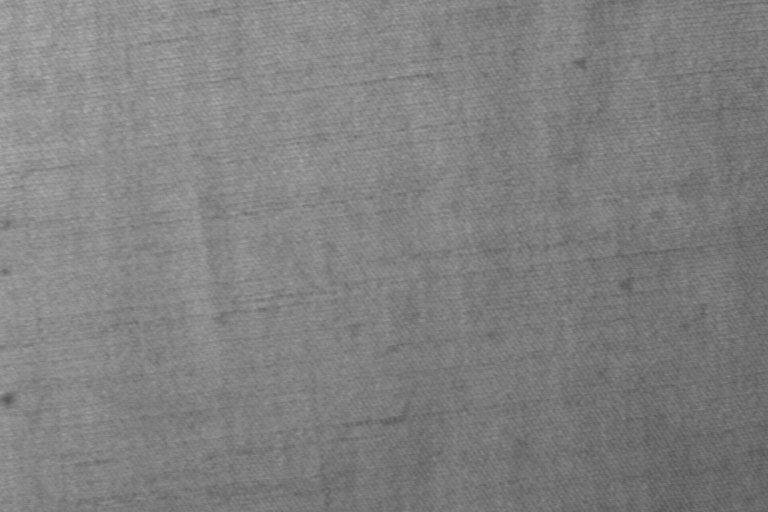
#> input picture imgs/A/c1r1e0n1.png, 768 x 512 px, given in place of c1r1e0n1.tif, which was not available
$ jupyter execute --allow-errors Groga.ipynb   (text cells are left out)
#> lines starting #> are read from the running program, lines starting #| are printed output that depends on the picture; pictures that were not available may be replaced by others from this repository, and a replacement may not be noted
[cell 1]
import cv2
import matplotlib.pyplot as plt
import pandas as pd

[cell 2]
print("C1")

print("r1")
image = cv2.imread("DATASET/A1/c1/r1/images/e0/c1r1e0n1.tif")
#> image is the input picture: shape (512, 768, 3); min 86, max 174, mean 128.5
plt.imshow(image)
plt.show()
print("r3")
image = cv2.imread("DATASET/A1/c1/r3/images/e0/c1r3e0n1.tif")
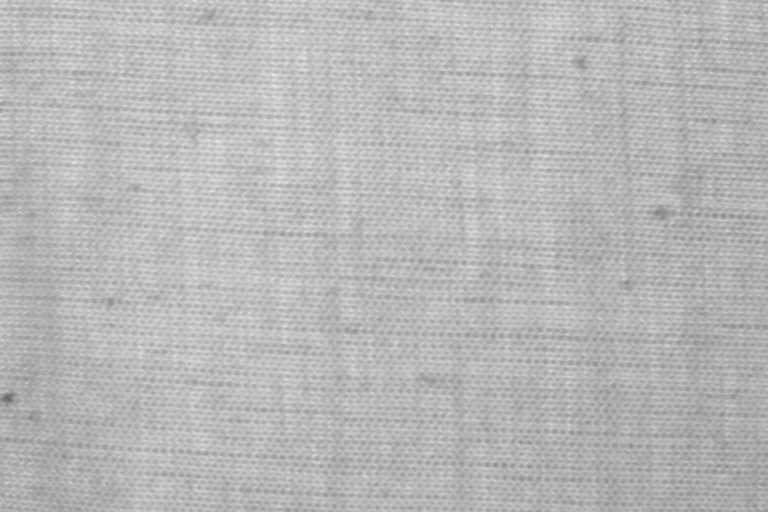
#> input picture imgs/A/c1r3e0n1.png, 768 x 512 px, given in place of c1r3e0n1.tif, which was not available
#> image is the input picture: shape (512, 768, 3); min 100, max 232, mean 183.9
plt.imshow(image)
plt.show()

print("C2")
print("r2")
image = cv2.imread("DATASET/A1/c2/r2/images/e0/c2r2e0n1.tif")
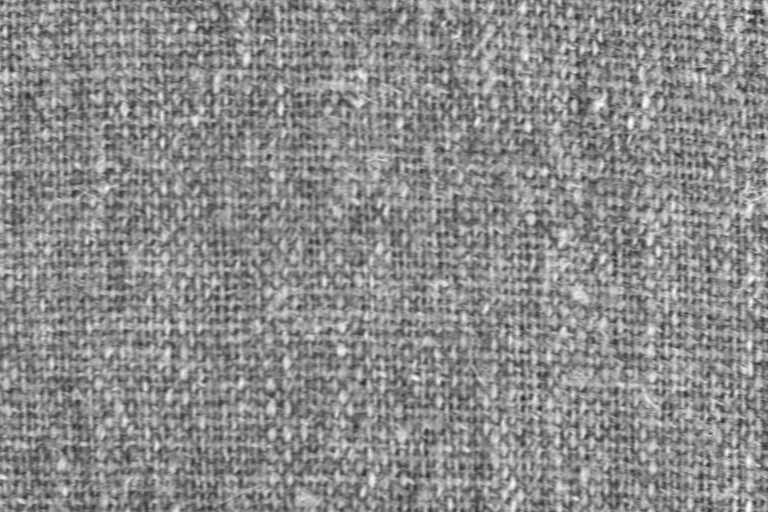
#> input picture imgs/A/c2r2e0n1.png, 768 x 512 px, given in place of c2r2e0n1.tif, which was not available
#> image is the input picture: shape (512, 768, 3); min 41, max 255, mean 139.2
plt.imshow(image)
plt.show()
print("r3")
image = cv2.imread("DATASET/A1/c2/r3/images/e0/c2r3e0n1.tif")
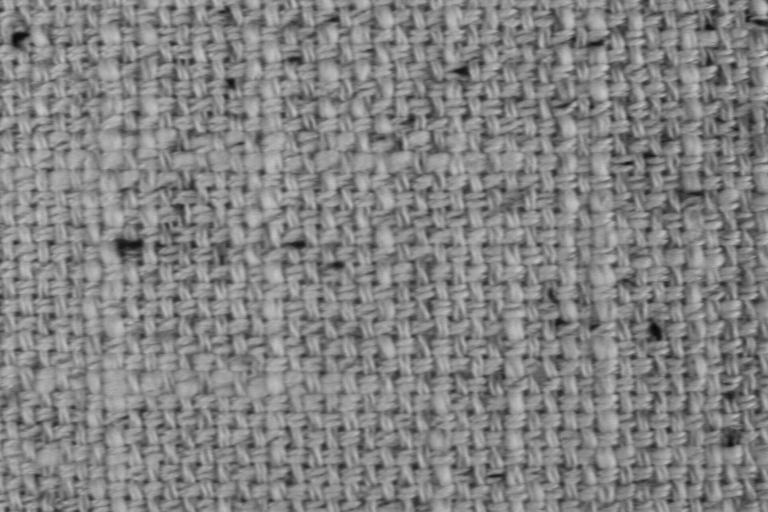
#> input picture imgs/A/c2r3e0n1.png, 768 x 512 px, given in place of c2r3e0n1.tif, which was not available
#> image is the input picture: shape (512, 768, 3); min 10, max 200, mean 130.9
plt.imshow(image)
plt.show()

print("C3")
print("r1")
image = cv2.imread("DATASET/A1/c3/r1/images/e0/c3r1e0n1.tif")
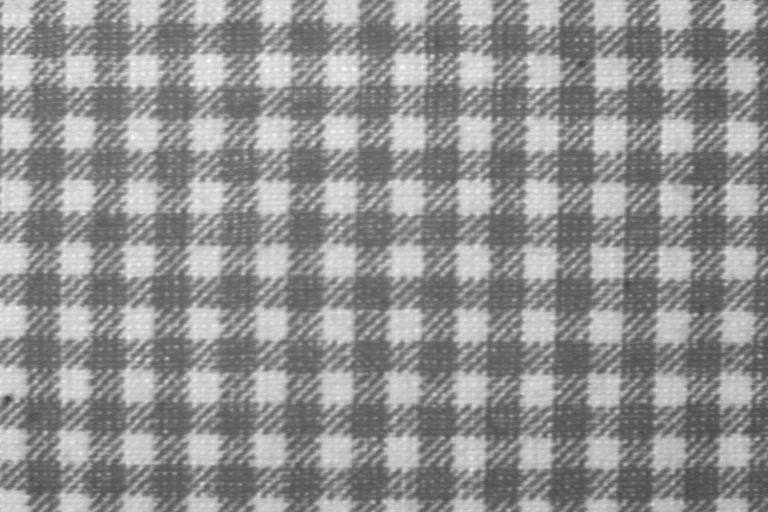
#> input picture imgs/A/c3r1e0n1.png, 768 x 512 px, given in place of c3r1e0n1.tif, which was not available
#> image is the input picture: shape (512, 768, 3); min 64, max 250, mean 145
plt.imshow(image)
plt.show()
print("r3")
image = cv2.imread("DATASET/A1/c3/r3/images/e0/c3r3e0n1.tif")
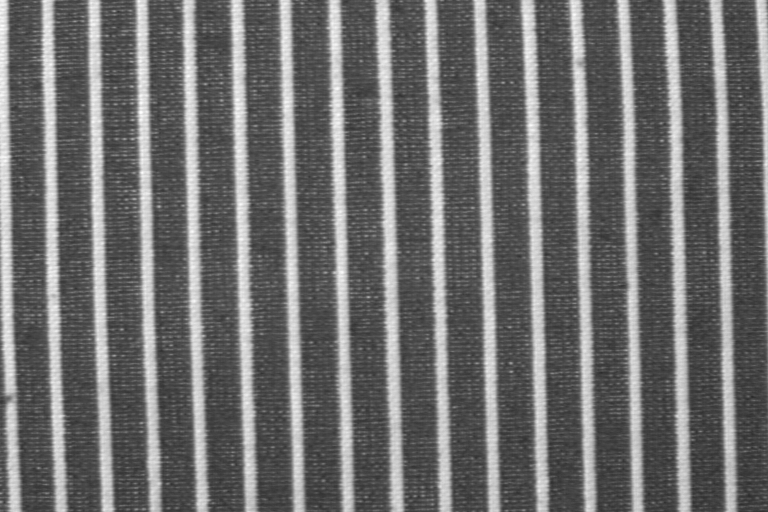
#> input picture imgs/A/c3r3e0n1.png, 768 x 512 px, given in place of c3r3e0n1.tif, which was not available
#> image is the input picture: shape (512, 768, 3); min 44, max 255, mean 111.2
plt.imshow(image)
plt.show()

print("C4")
print("r1")
image = cv2.imread("DATASET/A1/c4/r1/images/e0/c4r1e0n1.tif")
#> (the rest of this cell did not finish here and is left out)

[cell 3]
from os.path import exists

def list_all_images_to_csv(dataset):
#> called with dataset = 'A1'
    imgs_per_combi = 100
    data = {"paths":[],"c":[],"r":[],"e":[],"n":[]}
    for c in range(1,5): #iterar totes les c
        for r in range(1,4): #iterar totes les r
            for e in range(0,8): #iterar totes les e
                for idx in range(imgs_per_combi): #quantes imatges per carpeta intentar
                    if(exists(f"DATASET/{dataset}/c{c}/r{r}/images/e{e}/c{c}r{r}e{e}n{idx}.tif")):
                        data["paths"].append(f"DATASET/{dataset}/c{c}/r{r}/images/e{e}/c{c}r{r}e{e}n{idx}.tif")
                        data["c"].append(c)
                        data["r"].append(r)
                        data["e"].append(e)
                        data["n"].append(idx)
    df = pd.DataFrame(data)
    df.to_csv("datasetgroga.csv")

[cell 4]
list_all_images_to_csv("A1")

[cell 5]
df = pd.read_csv("datasetgroga.csv")
#> (reads datasetgroga.csv from the repository)
df

[cell 6]
llista = []
num_ident = []

for index in range(len(df)):
    if df.iloc[index, 2]==1 and  df.iloc[index, 3]==1:
        llista.append("llisa-fosca")
        num_ident.append(0)
    elif df.iloc[index, 2]==1 and  df.iloc[index, 3]==3:
        llista.append("llisa-clar")
        num_ident.append(1)
    elif df.iloc[index, 2]==2 and  df.iloc[index, 3]==2:
        llista.append("llana-fil petit")
        num_ident.append(2)
    elif df.iloc[index, 2]==2 and  df.iloc[index, 3]==3:
        llista.append("llana-fil gran")
        num_ident.append(3)
    elif df.iloc[index, 2]==3 and  df.iloc[index, 3]==1:
        llista.append("geometric-quadrats")
        num_ident.append(4)
    elif df.iloc[index, 2]==3 and  df.iloc[index, 3]==3:
        llista.append("lgeometric-ratlles")
        num_ident.append(5)
    elif df.iloc[index, 2]==4 and  df.iloc[index, 3]==1:
        llista.append("divers-diferent")
        num_ident.append(6)
    elif df.iloc[index, 2]==4 and  df.iloc[index, 3]==3:
        llista.append("divers-flors")
        num_ident.append(7)

df =  df.assign(pattern = llista)
df["patter_idx"] = num_ident
df.to_csv("datasetgroga.csv")
